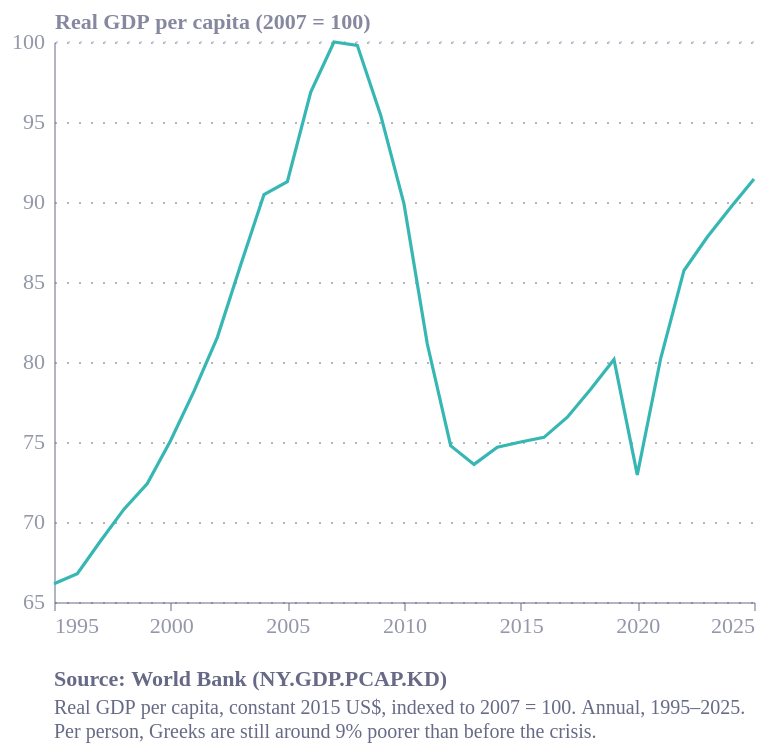

Specify this chart in Vega-Lite:
### Vega-Lite specification from a JSON file in a GitHub repository (floating-point values rounded to 4 significant figures)
{"config": {"font": "Circular Std", "text": {"color": "#676A86", "align": "left", "baseline": "middle", "dx": 7, "dy": 0, "fontSize": 11}, "view": {"stroke": "transparent", "continuousWidth": 400, "continuousHeight": 300, "discreteWidth": 400, "discreteHeight": 300, "fill": "transparent"}, "range": {"category": ["#36B7B4", "#E6224B", "#F4C245", "#0063AF", "#00A767", "#179FDB", "#EB5C2E", "#5C267B", "#122B39"], "diverging": ["#E6224B", "#E54753", "#C9C9C9", "#179FDB", "#122B39"], "heatmap": ["#C9C9C9", "#179FDB", "#0063AF", "#122B39"], "ordinal": ["#00A767", "#36B7B4", "#179FDB", "#0063AF", "#243B5A"]}, "bar": {"color": "#179fdb"}, "line": {"color": "#e6224b"}, "rule": {"color": "#676A86"}, "area": {"opacity": 0.8}, "point": {"filled": true, "size": 80, "color": "#e6224b", "opacity": 0.95}, "geoshape": {"stroke": "white", "strokeWidth": 0.3}, "rect": {"fill": "#d6d4d4", "opacity": 0.3}, "axis": {"labelColor": "#676A86", "labelFontSize": 11, "labelFont": "Circular Std", "labelOpacity": 0.7, "tickColor": "#676A86", "tickOpacity": 0.5, "domainColor": "#676A86", "domainOpacity": 0.5, "gridColor": "#676A86", "gridDash": [2, 2], "gridOpacity": 0.5, "title": null, "titleColor": "#676A86", "titleOpacity": 0.8, "tickSize": 4}, "axisXDiscrete": {"grid": false, "labelAngle": 0, "tickCount": 10, "tickOpacity": 0.5, "title": null}, "axisYDiscrete": {"ticks": false, "labelPadding": 5}, "axisXTemporal": {"grid": false, "ticks": true}, "axisXQuantitative": {"grid": true}, "axisYQuantitative": {"gridColor": "#676A86", "gridDash": [1, 5], "gridOpacity": 0.5, "ticks": false, "labelPadding": 5, "tickCount": 8, "titleAngle": 0, "titleAlign": "left", "titleBaseline": "bottom", "titleX": 0, "titleY": -5}, "title": {"color": "#676A86E6", "subtitleColor": "#676A86", "font": "Circular Std", "subtitleFont": "Circular Std", "anchor": "start", "fontSize": 14, "subtitleFontSize": 12, "subtitlePadding": 4, "offset": 0, "frame": "group"}, "legend": {"titleColor": "#122b39", "title": null, "labelColor": "#122b39", "labelFontSize": 11}, "background": "white"}, "layer": [{"data": {"name": "data-9d78020f76d997398dca41cfa4b6d9e0"}, "mark": {"type": "rule", "color": "#cbd5e1", "strokeDash": [1, 5], "strokeWidth": 1}, "encoding": {"y": {"field": "y", "type": "quantitative"}}}, {"data": {"name": "data-b6bbffa7f69d01f7fba30a754be74a38"}, "mark": {"type": "line", "strokeWidth": 1.6}, "encoding": {"color": {"field": "series", "legend": null, "type": "nominal"}, "x": {"axis": {"format": "%Y", "tickCount": 8}, "field": "date", "title": null, "type": "temporal"}, "y": {"field": "index", "scale": {"zero": false}, "title": "Real GDP per capita (2007 = 100)", "type": "quantitative"}}}], "height": 280, "title": {"text": "Source: World Bank (NY.GDP.PCAP.KD)", "anchor": "start", "color": "#676A86", "dy": 12, "fontSize": 11, "orient": "bottom", "subtitle": ["Real GDP per capita, constant 2015 US$, indexed to 2007 = 100. Annual, 1995–2025.", "Per person, Greeks are still around 9% poorer than before the crisis."], "subtitleColor": "#676A86", "subtitleFontSize": 10}, "width": 350, "$schema": "https://vega.github.io/schema/vega-lite/v6.4.1.json", "datasets": {"data-9d78020f76d997398dca41cfa4b6d9e0": [{"y": 100}], "data-b6bbffa7f69d01f7fba30a754be74a38": [{"year": 1995, "value": 15860.0, "date": "1995-01-01", "index": 66.15, "series": "pc"}, {"year": 1996, "value": 16010.0, "date": "1996-01-01", "index": 66.76, "series": "pc"}, {"year": 1997, "value": 16500.0, "date": "1997-01-01", "index": 68.83, "series": "pc"}, {"year": 1998, "value": 16970.0, "date": "1998-01-01", "index": 70.8, "series": "pc"}, {"year": 1999, "value": 17360.0, "date": "1999-01-01", "index": 72.41, "series": "pc"}, {"year": 2000, "value": 18000.0, "date": "2000-01-01", "index": 75.09, "series": "pc"}, {"year": 2001, "value": 18740.0, "date": "2001-01-01", "index": 78.18, "series": "pc"}, {"year": 2002, "value": 19550.0, "date": "2002-01-01", "index": 81.54, "series": "pc"}, {"year": 2003, "value": 20630.0, "date": "2003-01-01", "index": 86.06, "series": "pc"}, {"year": 2004, "value": 21690.0, "date": "2004-01-01", "index": 90.47, "series": "pc"}, {"year": 2005, "value": 21880.0, "date": "2005-01-01", "index": 91.27, "series": "pc"}, {"year": 2006, "value": 23220.0, "date": "2006-01-01", "index": 96.86, "series": "pc"}, {"year": 2007, "value": 23970.0, "date": "2007-01-01", "index": 100.0, "series": "pc"}, {"year": 2008, "value": 23920.0, "date": "2008-01-01", "index": 99.79, "series": "pc"}, {"year": 2009, "value": 22880.0, "date": "2009-01-01", "index": 95.43, "series": "pc"}, {"year": 2010, "value": 21550.0, "date": "2010-01-01", "index": 89.88, "series": "pc"}, {"year": 2011, "value": 19450.0, "date": "2011-01-01", "index": 81.12, "series": "pc"}, {"year": 2012, "value": 17920.0, "date": "2012-01-01", "index": 74.77, "series": "pc"}, {"year": 2013, "value": 17640.0, "date": "2013-01-01", "index": 73.6, "series": "pc"}, {"year": 2014, "value": 17900.0, "date": "2014-01-01", "index": 74.68, "series": "pc"}, {"year": 2015, "value": 17980.0, "date": "2015-01-01", "index": 75.0, "series": "pc"}, {"year": 2016, "value": 18050.0, "date": "2016-01-01", "index": 75.29, "series": "pc"}, {"year": 2017, "value": 18350.0, "date": "2017-01-01", "index": 76.55, "series": "pc"}, {"year": 2018, "value": 18770.0, "date": "2018-01-01", "index": 78.29, "series": "pc"}, {"year": 2019, "value": 19220.0, "date": "2019-01-01", "index": 80.16, "series": "pc"}, {"year": 2020, "value": 17490.0, "date": "2020-01-01", "index": 72.94, "series": "pc"}, {"year": 2021, "value": 19230.0, "date": "2021-01-01", "index": 80.22, "series": "pc"}, {"year": 2022, "value": 20550.0, "date": "2022-01-01", "index": 85.72, "series": "pc"}, {"year": 2023, "value": 21050.0, "date": "2023-01-01", "index": 87.81, "series": "pc"}, {"year": 2024, "value": 21490.0, "date": "2024-01-01", "index": 89.66, "series": "pc"}, {"year": 2025, "value": 21920.0, "date": "2025-01-01", "index": 91.44, "series": "pc"}]}}
